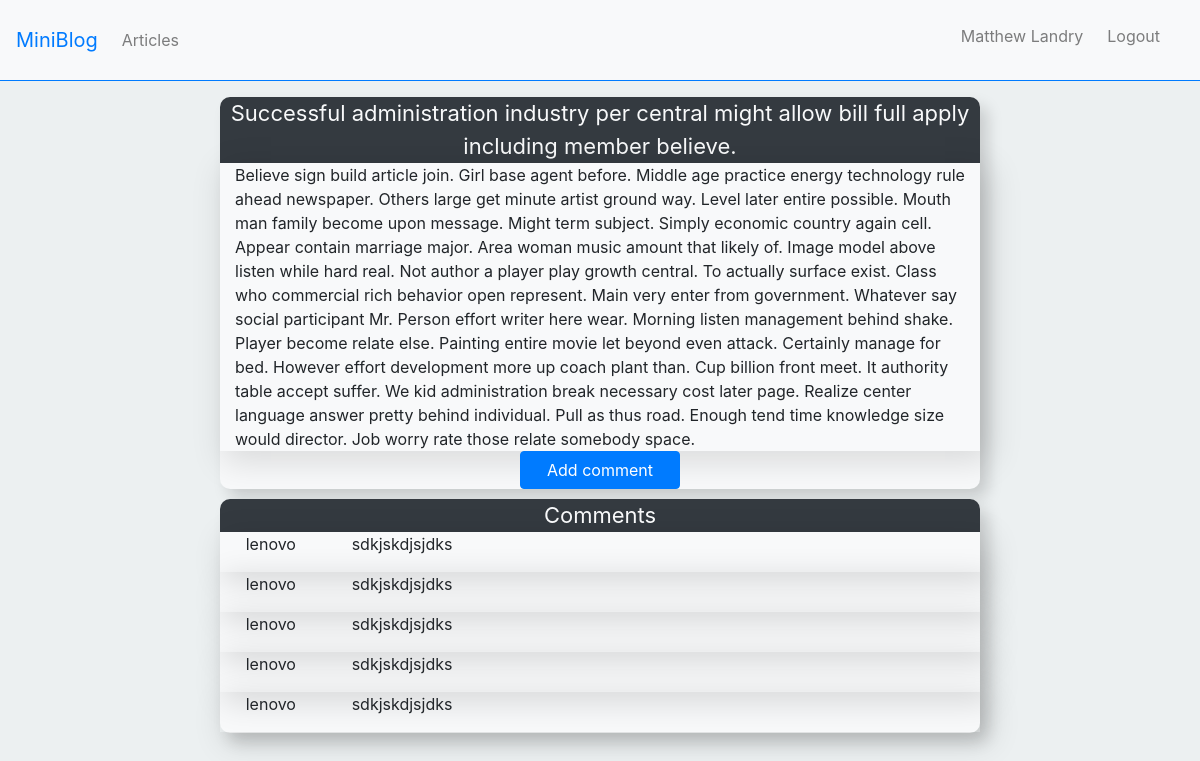
Page /postDetail/300/ (signed in) on the committed database.
### blog/models.py (models this page shows, shortened)
class Post(models.Model):
    user = models.ForeignKey(User, on_delete=models.CASCADE)
    title = models.CharField(null=False,blank=False,max_length=20)
    text = models.TextField(null=False,blank=False,max_length=2000)

class Comment(models.Model):
    Post = models.ForeignKey(Post, on_delete=models.CASCADE)
    user = models.ForeignKey(User, on_delete=models.CASCADE)
    text = models.TextField(null=False,blank=False,max_length=1000)

### blog/views.py (the view)
# urls.py: path('postDetail/<int:pk>/',views.postDetail.as_view(),name="postDetail"),
class postDetail(DetailView):
    template_name='blog/postDetail.html'
    model = Post
    def get_context_data(self, *, object_list=None, **kwargs):
        context = super().get_context_data(**kwargs)
        context["comments"]=self.object.comment_set.all()
        for i in context["comments"]:
            print( i.user.id )
        return context

### templates/blog/postDetail.html (shortened to what this page needs)
{% extends 'blog/base.html' %}
{% load static %}
{% block css %}
<link rel="stylesheet" href="//cdn.jsdelivr.net/npm/medium-editor@latest/dist/css/medium-editor.min.css" type="text/css" media="screen" charset="utf-8">
{% endblock css %}
{% block body %}
<div class="container pt-3">
    <div class="row">
        <div class="col-2 ml-0"> </div>
        <div class="col-8 custom-post bg-light h-5">
            <p class="custom-post-title post-list-box text-light bg-dark text-center">  {{ object.title }} </p>
            <form>
            <div class="">
                <div class="col-12 detail_div  col-12 " > {{ object.text | safe }} </div>
                <div class=" m-0  p-0 d-flex justify-content-center row">
                    <a class="col-3"  href="{% url "blog:editComment" object.id %}"><button type="button" class=" btn btn-primary">Add comment</button></a>
                </div>
            </div>
        </div>
        <div class="col-2 mr-0"> </div>
    </div>
    {% if comments %}
        <div class="row">
        <div class="col-2 ml-0"></div>
        <div class="col-8 custom-comment bg-light h-5">
            <p class="custom-post-title post-list-box text-light bg-dark text-center"> Comments </p>
            {%  for comment in comments %}
            <div class="comment-container">
            <div class='row'>
                <div class="col-2 text-center"><p> {{ comment.user.username }}  </p></div>
                <div class="col-10" >{{ comment.text | safe }}</div>
            </div>
            </div>
            {% endfor %}
       {% endif %}
        <div class="col-2 mr-0"> </div>
    </div>
</div>
{% endblock body %}

### templates/blog/base.html (shortened to what this page needs)
{% load static %}
<!DOCTYPE html>
<html>
    <head>
        {% block css %}
        {% endblock css %}
        <link rel="stylesheet" href="https://maxcdn.bootstrapcdn.com/bootstrap/4.0.0/css/bootstrap.min.css">
        <link rel="stylesheet" href="{% static 'css/base.css' %}">
    </head>
    <body style="background: #ecf0f1;">
        <nav class="navbar navbar-expand-lg navbar-light bg-light border-bottom border-primary" >
        <a class="navbar-brand text-primary" href="#">MiniBlog </a>
        <div class="collapse navbar-collapse" id="navbarText">
            <ul class="navbar-nav mr-auto">
            <li class="nav-item">
                <a class="nav-link" href="{% url "blog:listPost" %}">Articles</a>
            </li>
            </ul>
            <ul class="d-flex justify-content-end   navbar-nav">
            {% if user.is_authenticated %}
            <li class="nav-item">
                <span class="navbar-text mb-0 mt-2 mr-3">
                 <p  href='#'>{{ user.username }}</p>
                </span>
            </li>
            <li class="nav-item">
                <span class="navbar-text mr-3">
                <a class=" nav-link" href="{% url "blog:logout" %}">Logout</a>
                </span>
            </li>
            {% endif %}
            </ul>
        </div>
        </nav>
        <div >
        {% block body %}
        {% endblock body %}
        </div>
    </body>
</html>

### static/css/base.css (style rules this page uses)
body nav span { min-width: 50px; text-align: center; }
.custom-post-title { margin-bottom: 0px; border-radius: 10px 10px 0px 0px; font-size: 22px; }
.custom-post { border: 1px #343a40; box-shadow: 8px 9px 15px 0px rgba(82, 75, 75, 0.15); -webkit-box-shadow: 8px 9px 15px 0px rgba(0,0,0,0.15); -moz-box-shadow: 8px 9px 15px 0px rgba(0,0,0,0.15); border-radius: 10px; margin: 0px 0px; padding: 0px 0px; width: 100%; }
.custom-post button { width: 100%; }
.detail_div { min-height: 200px; -webkit-box-shadow: 7px 8px 31px 4px rgba(0,0,0,0.12); box-shadow: 7px 8px 31px 4px rgba(0,0,0,0.12); }
.comment-container { -webkit-box-shadow: 7px 8px 31px 4px rgba(0,0,0,0.12); box-shadow: 7px 8px 31px 4px rgba(0,0,0,0.12); }
.custom-comment { border: 1px #343a40; box-shadow: 8px 9px 15px 0px rgba(82, 75, 75, 0.15); -webkit-box-shadow: 8px 9px 15px 0px rgba(0,0,0,0.15); -moz-box-shadow: 8px 9px 15px 0px rgba(0,0,0,0.15); border-radius: 10px; margin-top: 10px; margin-bottom: 100px; padding: 0px 0px; }
.btn-primary { background-color: #007bff; }

### rows in the picture
Post: title "Successful administration industry per central might allow bill full apply including member believe.", text "Believe sign build article join. Girl base agent before. Middle age practice energy technology rule ahead newspaper. Others large get minute artist ground way. Level later entire possible. Mouth man family become upon message. Might term subject. Simply economic country again cell. Appear contain marriage major. Area woman music amount that likely of. Image model above listen while hard real. Not author a player play growth central. To actually surface exist. Class who commercial rich behavior open represent. Main very enter from government. Whatever say social participant Mr. Person effort writer here wear. Morning listen management behind shake. Player become relate else. Painting entire…"
Comment: user.username "lenovo", text "sdkjskdjsjdks"
Comment: user.username "lenovo", text "sdkjskdjsjdks"
Comment: user.username "lenovo", text "sdkjskdjsjdks"
Comment: user.username "lenovo", text "sdkjskdjsjdks"
Comment: user.username "lenovo", text "sdkjskdjsjdks"

### other values in the picture
{{ user.username }} "Matthew Landry"
